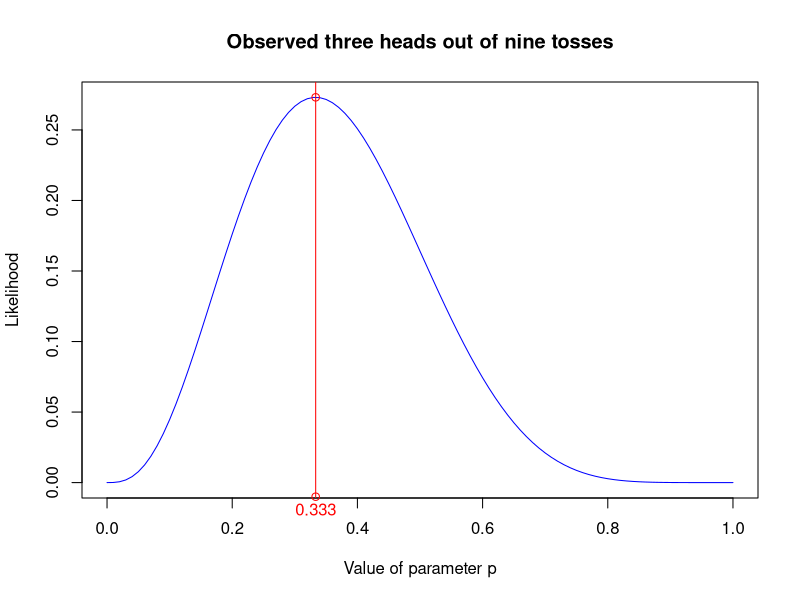
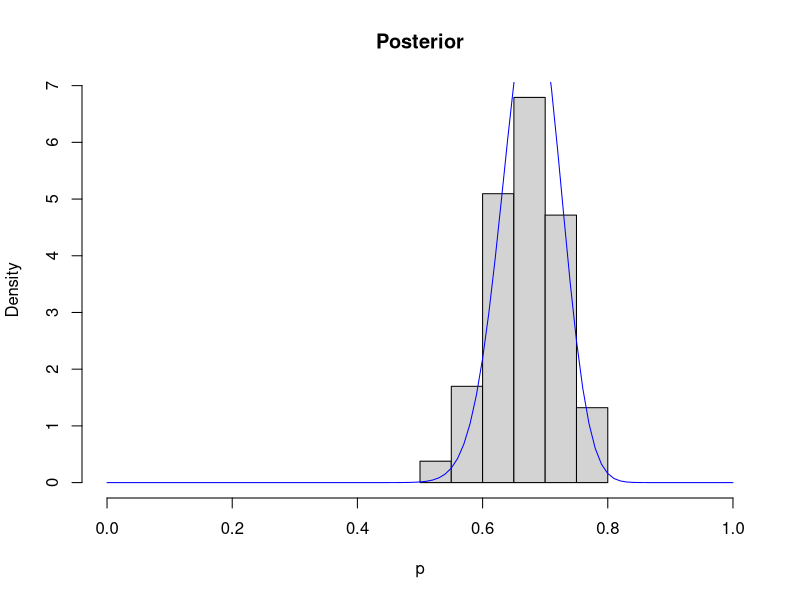

Reproduce these figures in R, in order.
## ---- chunk 1
curve(dbinom(3, size = 9, prob = x), 
      from = 0, to = 1.0,
      col = "blue", 
      xlab = "Value of parameter p", y = "Likelihood",
      main = "Observed three heads out of nine tosses")
text(x = 1/3, y = 0, labels = "0.333", pos = 1, offset = 1.1, xpd = NA, col = "red")
abline(v = 1/3, col = "red")
points(x = c(1/3, 1/3), y = c(dbinom(3, 9, 1/3), -0.01), xpd = NA, col = "red")

## ---- chunk 2
# Absolute distance
dist_fn <- function(X, Y) {
  n <- length(X)
  return(abs(sum(X)-sum(Y))/n)
}

epsilon <- 0
sample_size <- 100
true_p <- 0.7

D_true <- rbinom(n = sample_size, size = 1, prob = true_p)
p_posterior <- c()

N <- 10000 # simulations

for (i in 1:N) {
  p_candidate <- rbeta(1, 1, 1)
  D_hat <- rbinom(n = sample_size, size = 1, prob = p_candidate)
  rho <- dist_fn(D_hat, D_true)
  
  if (rho <= epsilon) {
    p_posterior <- c(p_posterior, p_candidate)
  }
}

hist(p_posterior, freq = FALSE, main = "Posterior", xlab = "p", xlim = c(0,1))
curve(dbeta(x, 1 + sum(D_true), sample_size - sum(D_true) + 1), 
      col = "blue", add = TRUE)
